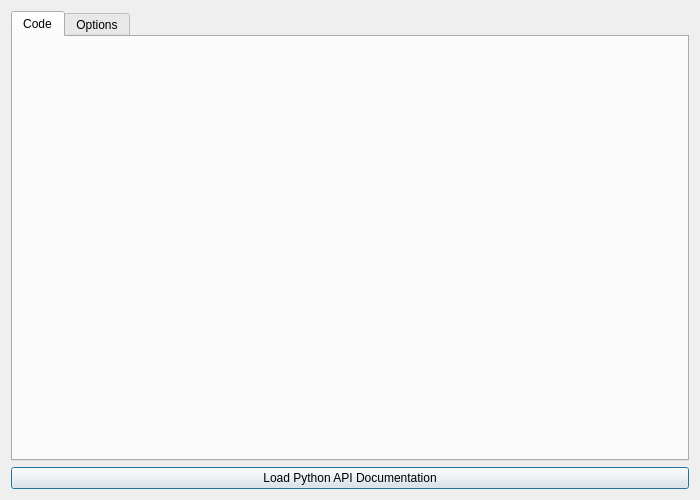
<?xml version="1.0" encoding="UTF-8"?>
<ui version="4.0">
 <class>LoopIncrement</class>
 <widget class="QDialog" name="LoopIncrement">
  <property name="geometry">
   <rect>
    <x>0</x>
    <y>0</y>
    <width>700</width>
    <height>500</height>
   </rect>
  </property>
  <property name="minimumSize">
   <size>
    <width>700</width>
    <height>500</height>
   </size>
  </property>
  <property name="windowTitle">
   <string>Dialog</string>
  </property>
  <layout class="QVBoxLayout" name="verticalLayout">
   <item>
    <widget class="QTabWidget" name="tabWidget">
     <property name="currentIndex">
      <number>0</number>
     </property>
     <widget class="QWidget" name="tab_3">
      <attribute name="title">
       <string>Code</string>
      </attribute>
      <layout class="QGridLayout" name="gridLayout_5"/>
     </widget>
     <widget class="QWidget" name="tab_4">
      <attribute name="title">
       <string>Options</string>
      </attribute>
      <layout class="QGridLayout" name="gridLayout">
       <item row="1" column="0">
        <widget class="QLabel" name="label_2">
         <property name="text">
          <string>Polling interval (ms)</string>
         </property>
        </widget>
       </item>
       <item row="1" column="1">
        <widget class="QSpinBox" name="pollingIntervalSpinBox_">
         <property name="maximum">
          <number>9999999</number>
         </property>
        </widget>
       </item>
       <item row="0" column="0">
        <widget class="QLabel" name="label">
         <property name="text">
          <string>Retry attempts</string>
         </property>
        </widget>
       </item>
       <item row="0" column="1">
        <widget class="QSpinBox" name="retryAttemptsSpinBox_">
         <property name="maximum">
          <number>9999999</number>
         </property>
        </widget>
       </item>
       <item row="3" column="0">
        <spacer name="verticalSpacer">
         <property name="orientation">
          <enum>Qt::Vertical</enum>
         </property>
         <property name="sizeHint" stdset="0">
          <size>
           <width>20</width>
           <height>40</height>
          </size>
         </property>
        </spacer>
       </item>
       <item row="2" column="0">
        <widget class="QCheckBox" name="enableConsoleOutputCheckBox_">
         <property name="text">
          <string>Enable Console Output</string>
         </property>
         <property name="checked">
          <bool>true</bool>
         </property>
        </widget>
       </item>
      </layout>
     </widget>
    </widget>
   </item>
   <item>
    <layout class="QHBoxLayout" name="horizontalLayout">
     <item>
      <widget class="QPushButton" name="pythonDocPushButton_">
       <property name="text">
        <string>Load Python API Documentation</string>
       </property>
      </widget>
     </item>
    </layout>
   </item>
  </layout>
 </widget>
 <resources/>
 <connections/>
</ui>
